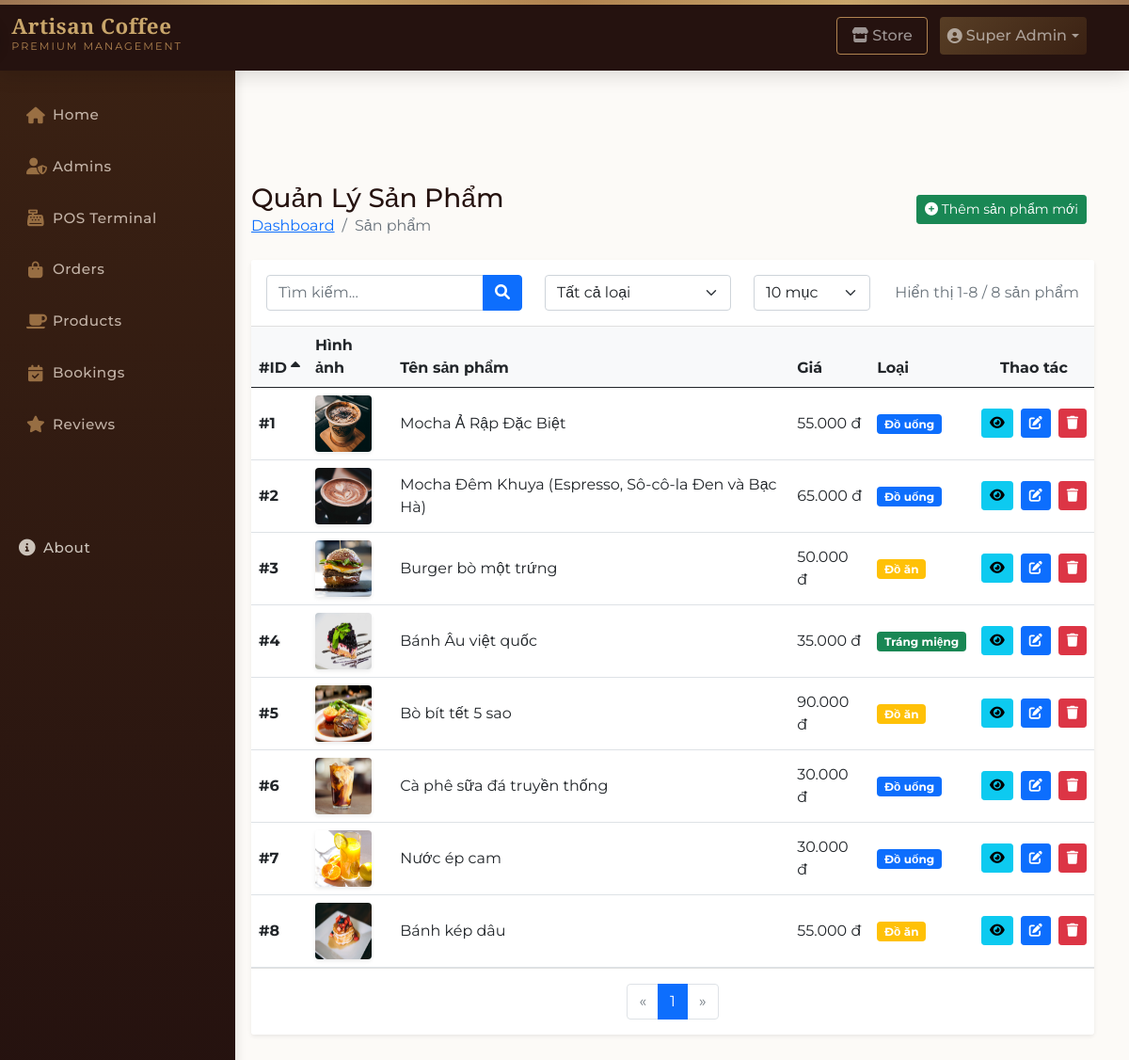
/admin-panel/products-admins/show-products.php (signed in), run on the app's committed database.
### tables this page shows
CREATE TABLE IF NOT EXISTS `product` (
  `ID` int(10) NOT NULL AUTO_INCREMENT,
  `product_title` varchar(200) NOT NULL,
  `image` varchar(200) NOT NULL,
  `description` text NOT NULL,
  `price` int(10) NOT NULL,
  `created_at` timestamp NOT NULL DEFAULT current_timestamp(),
  `type` varchar(200) NOT NULL,
  PRIMARY KEY (`ID`)
);

### admin-panel/products-admins/show-products.php (the view, shortened to what this page needs)
<?php
require "../../config/config.php";
$page = isset($_GET['page']) ? max(1, (int)$_GET['page']) : 1;
$limit = isset($_GET['limit']) ? (int)$_GET['limit'] : 10;
$offset = ($page - 1) * $limit;
$search = isset($_GET['search']) ? trim($_GET['search']) : '';
$type_filter = isset($_GET['type']) ? $_GET['type'] : '';
$allowed_sort_fields = ['ID', 'product_title', 'price', 'type', 'created_at'];
$allowed_order_types = ['ASC', 'DESC'];
$sort = (isset($_GET['sort']) && in_array($_GET['sort'], $allowed_sort_fields)) ? $_GET['sort'] : 'ID';
$order = (isset($_GET['order']) && in_array(strtoupper($_GET['order']), $allowed_order_types)) ? strtoupper($_GET['order']) : 'ASC';
$where_clause = [];
$params = [];
$where_sql = !empty($where_clause) ? "WHERE " . implode(' AND ', $where_clause) : "";
$count_query = $conn->prepare("SELECT COUNT(*) FROM product $where_sql");
$count_query->execute($params);
$total_products = $count_query->fetchColumn();
$total_pages = ceil($total_products / $limit);
$query = "SELECT * FROM product $where_sql ORDER BY $sort $order LIMIT $offset, $limit";
$products_query = $conn->prepare($query);
$products_query->execute($params);
$products = $products_query->fetchAll(PDO::FETCH_OBJ);
function buildUrl($page = null, $sort = null, $order = null)
{
  global $search, $type_filter, $limit;
  $current_sort = $sort ?? $_GET['sort'] ?? 'ID';
  $current_order = $order ?? ($_GET['order'] ?? 'ASC');
  $current_page = $page ?? $_GET['page'] ?? 1;
  return "?page=$current_page&sort=$current_sort&order=$current_order&search=" .
    urlencode($search) . "&type=" . urlencode($type_filter) . "&limit=$limit";
}
require "../layouts/header.php";
?>
<div class="container-fluid py-4">
  <div class="d-flex align-items-center justify-content-between mb-4">
    <div>
      <h1 class="h3 mb-0 text-gray-800">Quản Lý Sản Phẩm</h1>
      <nav aria-label="breadcrumb">
        <ol class="breadcrumb mb-0 bg-transparent p-0">
          <li class="breadcrumb-item"><a href="<?= ADMINAPPURL ?>">Dashboard</a></li>
          <li class="breadcrumb-item active">Sản phẩm</li>
        </ol>
      </nav>
    </div>
    <div>
      <a href="create-products.php" class="btn btn-sm btn-success me-2">
        <i class="fas fa-plus-circle"></i> Thêm sản phẩm mới
      </a>
    </div>
  </div>
  <div class="card border-0 shadow-sm mb-4">
    <div class="card-header bg-white py-3">
      <div class="row align-items-center">
        <div class="col-md-4 mb-2 mb-md-0">
          <form action="" method="GET" class="d-flex">
            <div class="input-group">
              <input type="text" class="form-control" name="search" placeholder="Tìm kiếm..." value="<?= htmlspecialchars($search) ?>">
              <button class="btn btn-primary" type="submit">
                <i class="fas fa-search"></i>
              </button>
            </div>
          </form>
        </div>
        <div class="col-md-3 mb-2 mb-md-0">
          <form action="" method="GET" id="typeForm">
            <select class="form-select" name="type" onchange="this.form.submit()">
              <option value="">Tất cả loại</option>
            </select>
          </form>
        </div>
        <div class="col-md-2 mb-2 mb-md-0">
          <form action="" method="GET" id="limitForm">
            <select class="form-select" name="limit" onchange="this.form.submit()">
              <option value="10" <?= $limit == 10 ? 'selected' : '' ?>>10 mục</option>
            </select>
          </form>
        </div>
        <div class="col-md-3 text-md-end mb-2 mb-md-0">
          <span class="text-muted">
            <?php
            if ($total_products > 0) {
              $showing_from = $offset + 1;
              $showing_to = min($offset + $limit, $total_products);
              echo "Hiển thị $showing_from-$showing_to / $total_products sản phẩm";
            } else {
              echo "0 sản phẩm";
            }
            ?>
          </span>
        </div>
      </div>
    </div>
    <div class="card-body p-0">
      <div class="table-responsive">
        <table class="table table-hover align-middle mb-0">
          <thead class="bg-light">
            <tr>
              <th>
                <a href="<?= buildUrl(null, 'ID', ($sort == 'ID' && $order == 'ASC') ? 'DESC' : 'ASC') ?>" class="text-dark text-decoration-none d-flex align-items-center">
                  #ID
                  <?php if ($sort == 'ID'): ?>
                    <i class="fas fa-sort-<?= $order == 'DESC' ? 'down' : 'up' ?> ms-1"></i>
                  <?php endif; ?>
                </a>
              </th>
              <th>Hình ảnh</th>
              <th>
                <a href="<?= buildUrl(null, 'product_title', ($sort == 'product_title' && $order == 'ASC') ? 'DESC' : 'ASC') ?>" class="text-dark text-decoration-none d-flex align-items-center">
                  Tên sản phẩm
                </a>
              </th>
              <th>
                <a href="<?= buildUrl(null, 'price', ($sort == 'price' && $order == 'ASC') ? 'DESC' : 'ASC') ?>" class="text-dark text-decoration-none d-flex align-items-center">
                  Giá
                </a>
              </th>
              <th>
                <a href="<?= buildUrl(null, 'type', ($sort == 'type' && $order == 'ASC') ? 'DESC' : 'ASC') ?>" class="text-dark text-decoration-none d-flex align-items-center">
                  Loại
                </a>
              </th>
              <th class="text-center">Thao tác</th>
            </tr>
          </thead>
          <tbody>
            <?php if (count($products) > 0): ?>
              <?php foreach ($products as $product): ?>
                <tr>
                  <td class="fw-bold">#<?= $product->ID ?></td>
                  <td>
                    <img src="<?= ADMINAPPURL ?>/../images/<?= htmlspecialchars($product->image) ?>"
                      class="rounded shadow-sm"
                      alt="<?= htmlspecialchars($product->product_title) ?>"
                      width="60" height="60"
                      onerror="this.src='<?= ADMINAPPURL ?>/../images/default-product.jpg'">
                  </td>
                  <td><?= htmlspecialchars($product->product_title) ?></td>
                  <td><?= number_format($product->price, 0, ',', '.') ?> đ</td>
                  <td>
                    <?php
                    $type_class = '';
                    $type_text = '';
                    switch ($product->type) {
                      case 'drink':
                        $type_class = 'primary';
                        $type_text = 'Đồ uống';
                        break;
                      case 'dessert':
                        $type_class = 'success';
                        $type_text = 'Tráng miệng';
                        break;
                      case 'food':
                        $type_class = 'warning';
                        $type_text = 'Đồ ăn';
                        break;
                    }
                    ?>
                    <span class="badge bg-<?= $type_class ?>"><?= $type_text ?></span>
                  </td>
                  <td>
                    <div class="d-flex justify-content-center gap-2">
                      <a href="#" class="btn btn-sm btn-info" data-bs-toggle="modal" data-bs-target="#productDetailModal<?= $product->ID ?>">
                        <i class="fas fa-eye"></i>
                      </a>
                      <a href="edit-products.php?product_id=<?= $product->ID ?>" class="btn btn-sm btn-primary">
                        <i class="fas fa-edit"></i>
                      </a>
                      <button type="button" class="btn btn-sm btn-danger" onclick="confirmDelete(<?= $product->ID ?>, '<?= htmlspecialchars($product->product_title) ?>')">
                        <i class="fas fa-trash"></i>
                      </button>
                    </div>
                  </td>
                </tr>
              <?php endforeach; ?>
            <?php endif; ?>
          </tbody>
        </table>
      </div>
    </div>
    <?php if ($total_products > 0): ?>
      <div class="card-footer bg-white py-3">
        <nav aria-label="Page navigation">
          <ul class="pagination justify-content-center mb-0">
            <li class="page-item <?= ($page <= 1) ? 'disabled' : '' ?>">
              <a class="page-link" href="<?= buildUrl($page - 1) ?>" aria-label="Previous">
                <span aria-hidden="true">&laquo;</span>
              </a>
            </li>
            <?php
            $start_page = max(1, min($page - 2, $total_pages - 4));
            $end_page = min($total_pages, $start_page + 4);
            for ($i = $start_page; $i <= $end_page; $i++):
            ?>
              <li class="page-item <?= ($page == $i) ? 'active' : '' ?>">
                <a class="page-link" href="<?= buildUrl($i) ?>"><?= $i ?></a>
              </li>
            <?php endfor; ?>
            <li class="page-item <?= ($page >= $total_pages) ? 'disabled' : '' ?>">
              <a class="page-link" href="<?= buildUrl($page + 1) ?>" aria-label="Next">
                <span aria-hidden="true">&raquo;</span>
              </a>
            </li>
          </ul>
        </nav>
      </div>
    <?php endif; ?>
  </div>
</div>
<?php require "../layouts/footer.php"; ?>

### admin-panel/styles/style.css (style rules this page uses)
:root { --espresso: #25120f; --dark-roast: #3a2113; --mocha: #583e25; --caramel: #b18350; --gold-accent: #c9a66b; --cream: #f3eee5; --milk: #fcfaf7; --deep-gold: #9d7553; }
* { margin: 0; padding: 0; box-sizing: border-box; }
body { font-family: "Montserrat", sans-serif; background-color: var(--milk); color: var(--espresso); padding-top: 90px; overflow-x: hidden; }
body::before { content: ""; position: fixed; top: 0; left: 0; width: 100%; height: 100%; background-image: url("https://images.unsplash.com/photo-1585314062340-f1a5a7c9328d?crop=entropy&cs=tinysrgb&fit=max&fm=jpg&ixid=MnwxfDB8MXxyYW5kb218MHx8d29vZHx8fHx8fDE2MjMzNjg4MjA&ixlib=rb-1.2.1&q=80&utm_campaign=api-credit&utm_medium=referral&utm_source=unsplash_source&w=1920"); background-size: cover; opacity: 0.03; z-index: -1; pointer-events: none; }
@media (min-width: 992px) { body { padding-top: 75px; } }
.me-2 { margin-right: 0.5rem !important; }
.ms-1 { margin-left: 0.25rem !important; }

### admin-panel/layouts/header.php (style rules this page uses)
:root { --espresso: #25120F; --dark-roast: #3A2113; --mocha: #583E25; --caramel: #B18350; --gold-accent: #C9A66B; --cream: #F3EEE5; --milk: #FCFAF7; --deep-gold: #9D7553; }
* { margin: 0; padding: 0; box-sizing: border-box; }
html, body { height: 100%; }
body { font-family: 'Montserrat', sans-serif; background-color: var(--milk); color: var(--espresso); padding-top: 75px; overflow-x: hidden; display: flex; flex-direction: column; }
body::before { content: ""; position: fixed; top: 0; left: 0; width: 100%; height: 100%; background-image: url('https://images.unsplash.com/photo-1585314062340-f1a5a7c9328d?crop=entropy&cs=tinysrgb&fit=max&fm=jpg&ixid=MnwxfDB8MXxyYW5kb218MHx8d29vZHx8fHx8fDE2MjMzNjg4MjA&ixlib=rb-1.2.1&q=80&utm_campaign=api-credit&utm_medium=referral&utm_source=unsplash_source&w=1920'); background-size: cover; opacity: 0.03; z-index: -1; pointer-events: none; }

### data on the page
product: ID "1", image (picture), product_title "Mocha Ả Rập Đặc Biệt", price "55.000", type "Đồ uống"
product: ID "2", image (picture), product_title "Mocha Đêm Khuya (Espresso, Sô-cô-la Đen và Bạc Hà)", price "65.000", type "Đồ uống"
product: ID "3", image (picture), product_title "Burger bò một trứng", price "50.000", type "Đồ ăn"
product: ID "4", image (picture), product_title "Bánh Âu việt quốc", price "35.000", type "Tráng miệng"
product: ID "5", image (picture), product_title "Bò bít tết 5 sao", price "90.000", type "Đồ ăn"
product: ID "6", image (picture), product_title "Cà phê sữa đá truyền thống", price "30.000", type "Đồ uống"
product: ID "7", image (picture), product_title "Nước ép cam", price "30.000", type "Đồ uống"
product: ID "8", image (picture), product_title "Bánh kép dâu", price "55.000", type "Đồ ăn"

### other printed values
$_SESSION['admin_name'] "Super Admin"
$showing_from "1"
$showing_to "8"
$total_products "8"
